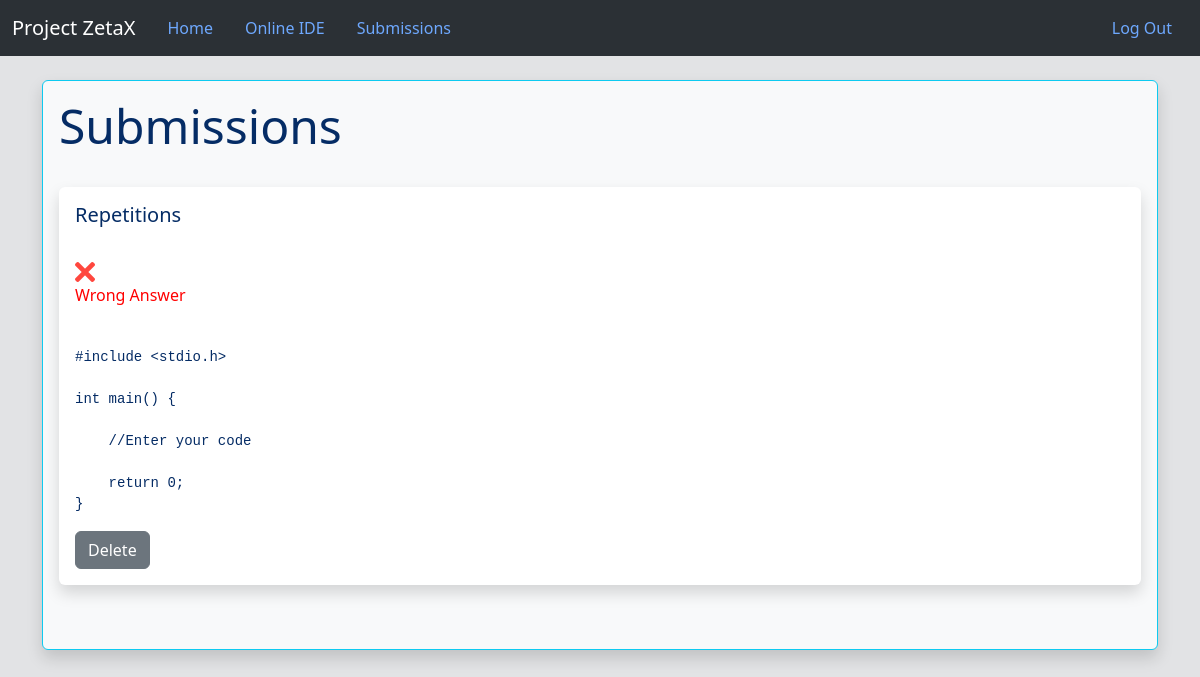
Screenshot of /get_submissions/4 (signed in) with the database file from the repository.
### Project/models.py (models this page shows, shortened)
class Problem(db.Model):
    __bind_key = 'problems'
    id = db.Column(db.Integer, primary_key=True)
    title = db.Column(db.String(100), nullable=False)
    description = db.Column(db.String(2000), nullable=False)
    sample_input = db.Column(db.String(100), nullable=False)
    sample_output = db.Column(db.String(100), nullable=False)
    exe_time = db.Column(db.Integer, nullable=False)
    exe_space = db.Column(db.Integer, nullable=False)
    judging_testcases = db.Column(db.String(1000000),nullable=False)
    exp_testcases_output = db.Column(db.String(1000000),nullable=False)
    user_id = db.Column(db.Integer, db.ForeignKey('user.id'))
    submission = db.relationship('Submissions',backref='problem')

class Submissions(db.Model):
    __bind_key = 'submissions'
    id = db.Column(db.Integer,primary_key=True)
    user_code = db.Column(db.String(100000))
    status = db.Column(db.String(100),nullable=False)
    user_id = db.Column(db.Integer,db.ForeignKey('user.id'))
    problem_id = db.Column(db.Integer,db.ForeignKey('problem.id'))

### Project/routes.py (the view)
    def wrapped_function_contestant(*args,**kwargs):
        if (current_user.is_authenticated) and (current_user.type != 'Contestant'):
            flash("Please log in as Contestant to access this page",'error')
            return redirect(url_for('home'))
        return inner_func(*args,**kwargs)

### Project/models.py (called while the page is built)
@login_manager.user_loader
def load_user(id):
    return User.query.get(int(id))

### Project/routes.py (called while the page is built)
def contestant_required(inner_func):
    def wrapped_function_contestant(*args,**kwargs):
        if (current_user.is_authenticated) and (current_user.type != 'Contestant'):
            flash("Please log in as Contestant to access this page",'error')
            return redirect(url_for('home'))
        return inner_func(*args,**kwargs)
    wrapped_function_contestant.__name__ = inner_func.__name__
    return wrapped_function_contestant

@app.route('/get_submissions/<int:id>',methods=['GET','POST'])
@login_required
@contestant_required
def get_submissions(id):
    contestant = User.query.get_or_404(id)
    problems = Problem.query.all()
    return render_template('submissions.html',submissions=contestant.submissions,problems=problems)

### Project/templates/submissions.html (shortened to what this page needs)
{% extends 'base.html' %}
{% block content %}
    <br/>
    <div class="container-fluid bg-body-tertiary border border-info shadow p-3 mb-5 rounded">
        <h1>Submissions</h1>
        <br/>
        {% for submission in submissions|reverse %}
            {% for problem in problems %}
                {% if problem.id == submission.problem_id %}
                    <div  class="shadow p-3 mb-5 bg-body rounded">
                        <h4>{{ problem.title }}</h4><br/>
                        {% if submission.status == "Accepted" %}
                            <img src="{{ url_for('static',filename='assets/right.jpg')}}">
                            <p style="color: green;">Accepted</p>
                        {% elif submission.status == "Wrong Answer" %}
                            <img src="{{ url_for('static',filename='assets/wrong.png')}}">
                            <p style="color: red;">Wrong Answer</p>
                        {% elif submission.status == "Time Limit Exceeded" %}
                            <img src="{{ url_for('static',filename='assets/wrong.png')}}">
                            <p style="color: red;">Time Limit Exceeded</p>
                        {% elif submission.status == "Compilation Error" %}
                            <img src="{{ url_for('static',filename='assets/compilation_error.jpg')}}">
                            <p style="color: yellow;">Compilation error</p>
                        {% endif %}
                        <br/>
                        <pre id="user_code" class="prettyprint">{{ submission.user_code }}</pre>
                        <a href="/delete_submission/{{submission.id}}" class="btn btn-secondary">Delete</a>
                    </div>
                {% endif %}
            {% endfor %}
        {% endfor %}
    </div>
{% endblock %}

### Project/static/CSS/editor-styles.css (style rules this page uses)
:root { --editor-bg: #eee; --editor-border: #3f87a6; }
* { padding: 0; margin: 0; box-sizing: border-box; }
html, body { height: 100%; width: 100%; }

### Project/static/CSS/style-home.css (style rules this page uses)
h1 { font-size: 48px; }
h4 { font-size: 20px; }
a { font-size: 18px; color: #000000; }

### rows the page displays
Submissions: user_code "#include <stdio.h> int main() { //Enter your code return 0; }"
Problem: title "Repetitions"
